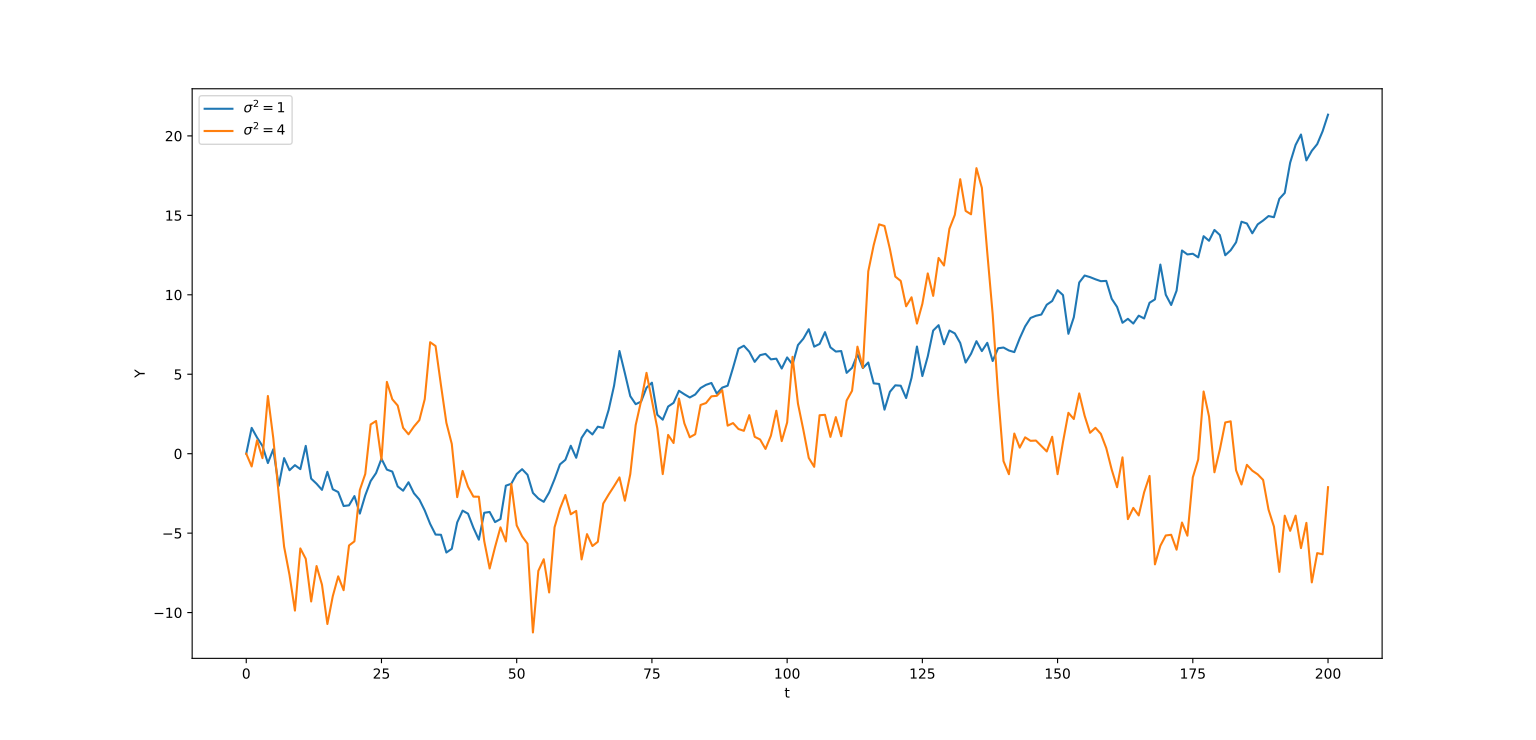

Write Python code to recreate this figure.
import numpy as np
import matplotlib.pyplot as plt

# Parameters
T = 200
Y0 = 0

np.random.seed(1)


def simulate(sigma):
    dY = np.random.normal(size=T) * sigma
    dY = np.insert(dY, 0, 0)  # Fisrt offset is 0
    Y = Y0 + dY.cumsum()
    plt.plot(Y, label=f'$\sigma^2={sigma ** 2}$')


for sigma in [1, 2]:
    simulate(sigma)

plt.legend()
plt.xlabel('t')
plt.ylabel('Y')
plt.show()
